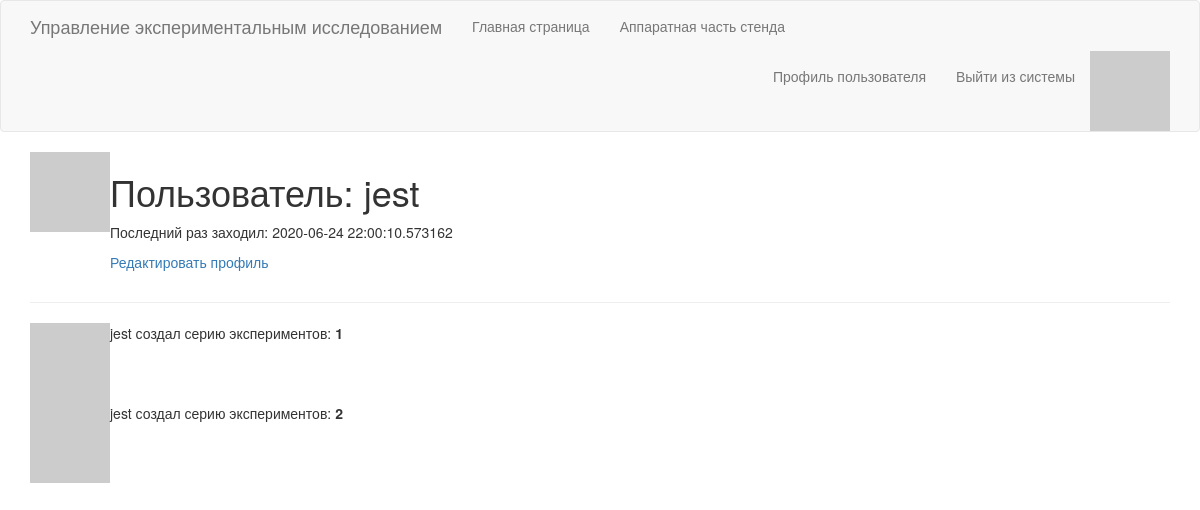
/user/jest (signed in), run on the app's committed database.
### app/models.py (models this page shows, shortened)
class User(UserMixin, db.Model):
    id = db.Column(db.Integer, primary_key=True)
    username = db.Column(db.String(64), index=True, unique=True)
    email = db.Column(db.String(120), index=True, unique=True)
    password_hash = db.Column(db.String(128))
    last_seen = db.Column(db.DateTime, default=datetime.utcnow)
    about_me = db.Column(db.String(140))
    def avatar(self, size):
        digest = md5(self.email.lower().encode('utf-8')).hexdigest()
        return 'https://www.gravatar.com/avatar/{}?d=identicon&s={}'.format(
                        digest, size)

### app/routes.py (the view)
@app.route('/user/<username>')
@login_required
def user(username):
    user = User.query.filter_by(username=username).first_or_404()
    series = [
        {'creator': user, 'id': 1},
        {'creator': user, 'id': 2}
    ]
    return render_template('user.html', user=user, series=series)

### app/models.py (called while the page is built)
@login.user_loader
def load_user(id):
    return User.query.get(int(id))

### app/routes.py (called while the page is built)
@app.before_request
def before_request():
    if current_user.is_authenticated:
        current_user.last_seen = datetime.utcnow()
        db.session.commit()

### app/templates/user.html (shortened to what this page needs)
{% extends "base.html" %}
{% block app_content %}
    <table>
        <tr valign="top">
            <td><img src="{{ user.avatar(128) }}"></td>
            <td>
                <h1>Пользователь: {{ user.username }}</h1>
                {% if user.last_seen %}<p>Последний раз заходил: {{ user.last_seen }}</p>{% endif %}
                {% if user == current_user %}
                <p><a href="{{ url_for('edit_profile') }}">Редактировать профиль</a></p>
                {% endif %}
            </td>
        </tr>
    </table>
    <hr>
    {% for serie in series %}
        {% include "_serie.html" %}
    {% endfor %}
{% endblock %}

### app/templates/base.html (shortened to what this page needs)
{% extends 'bootstrap/base.html' %}
{% block head %}
    {{ super() }}
{% endblock %}
{% block navbar %}
    <nav class="navbar navbar-default">
        <div class="container">
            <div class="navbar-header">
                <a class="navbar-brand" href="{{ url_for('index') }}">Управление экспериментальным исследованием</a>
            </div>
            <div class="collapse navbar-collapse" id="bs-example-navbar-collapse-1">
                <ul class="nav navbar-nav">
                    <li><a href="{{ url_for('index') }}">Главная страница</a></li>
                    <li><a href="{{ url_for('stand') }}">Аппаратная часть стенда</a></li>
                </ul>
                <ul class="nav navbar-nav navbar-right">
                    {% if current_user.is_anonymous %}
                    <li><a href="{{ url_for('login') }}">Вход в систему</a></li>
                    {% else %}
                    <img src="{{ current_user.avatar(18) }}">
                    <li><a href="{{ url_for('user', username=current_user.username) }}">Профиль пользователя</a></li>
                    <li><a href="{{ url_for('logout') }}">Выйти из системы</a></li>
                    {% endif %}
                </ul>
            </div>
        </div>
    </nav>
{% endblock %}
{% block content %}
    <div class="container">
        {% block app_content %}{% endblock %}
    </div>
{% endblock %}

### app/templates/_serie.html
<table>
    <tr valign="top">
        <td><img src="{{ serie.creator.avatar(36) }}"></td>
        <td>{{ serie.creator.username }} создал серию экспериментов: <b>{{ serie.id }}</b></td>
    </tr>
</table>

### data on the page
User: username "jest", last_seen "2020-06-24 22:00:10.573162", creator.username "jest" "jest"

### other printed values
{{ serie.id }} "1" "2"
